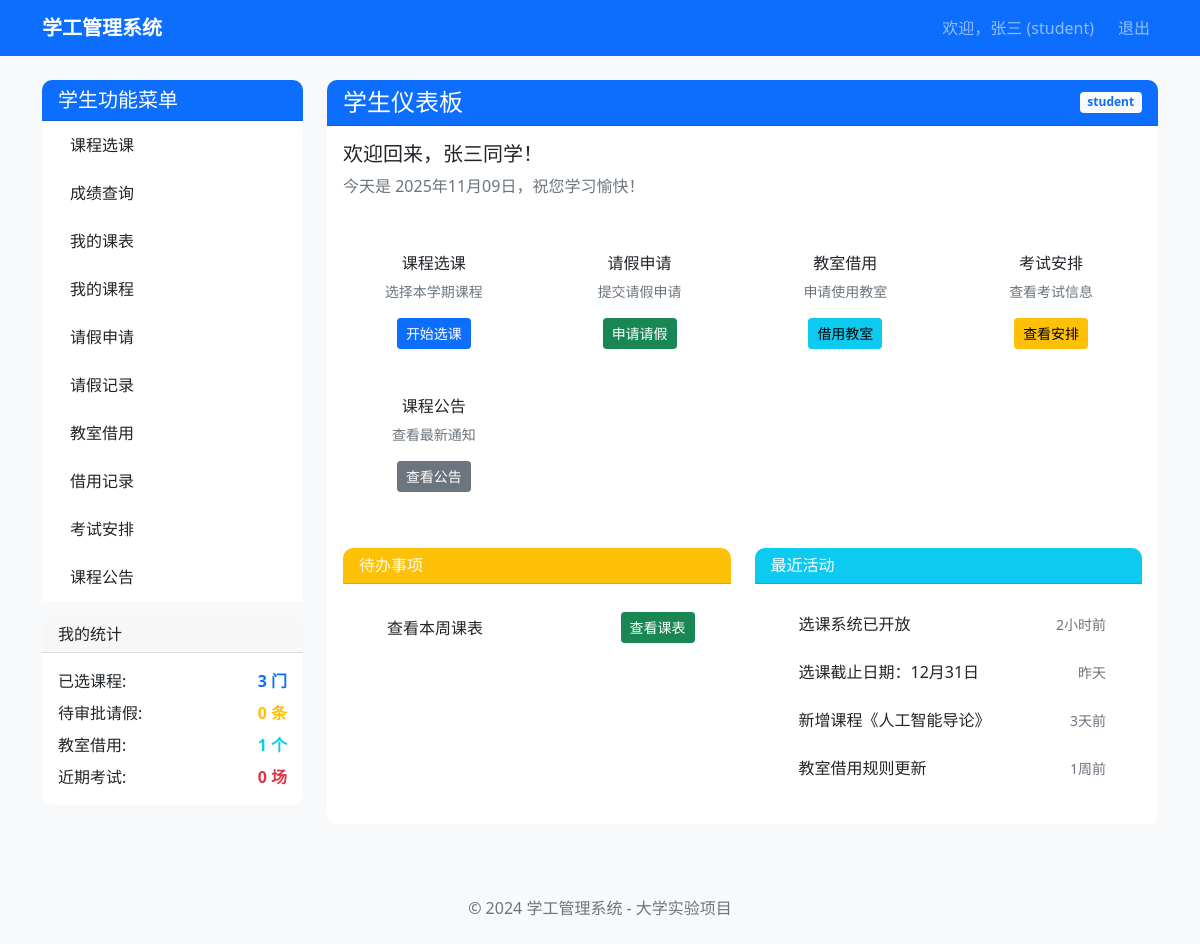
The page /student/dashboard (signed in) on the database its author committed.
### models.py (models this page shows, shortened)
class User(UserMixin, db.Model):
    __tablename__ = 'users'
    id = db.Column(db.Integer, primary_key=True)
    username = db.Column(db.String(64), unique=True, nullable=False, index=True)
    email = db.Column(db.String(120), unique=True, nullable=False, index=True)
    password_hash = db.Column(db.String(128))
    role = db.Column(db.String(20), nullable=False)  # student, teacher, counselor
    real_name = db.Column(db.String(64), nullable=False)
    class_id = db.Column(db.Integer, db.ForeignKey('classes.id'))
    created_at = db.Column(db.DateTime, default=datetime.utcnow)
    def is_student(self):
        return self.role == 'student'

### routes/student.py (the view)
@student_bp.route('/dashboard')
@login_required
def dashboard():
    if not current_user.is_student():
        flash('无权访问此页面', 'danger')
        return redirect(url_for('auth.login'))
    user_info = {
        'name': current_user.real_name,
        'role': current_user.role,
        'username': current_user.username
    }
    try:
        selected_courses_count = SelectedCourse.query.filter_by(student_id=current_user.id).count()
    except:
        selected_courses_count = 0
    try:
        pending_leaves_count = LeaveApplication.query.filter_by(
            student_id=current_user.id,
            status='pending'
        ).count()
    except:
        pending_leaves_count = 0
    try:
        active_bookings_count = ClassroomBooking.query.filter_by(
            student_id=current_user.id
        ).filter(
            ClassroomBooking.status.in_(['pending', 'approved'])
        ).count()
    except:
        active_bookings_count = 0
    try:
        upcoming_exams_count = Exam.query.filter_by(
            class_id=current_user.class_id
        ).filter(
            Exam.exam_time >= datetime.now(),
            Exam.exam_time <= datetime.now() + timedelta(days=7)
        ).count()
    except:
        upcoming_exams_count = 0
    try:
        seven_days_ago = datetime.now() - timedelta(days=7)
        unread_announcements_count = Announcement.query.join(
            SelectedCourse, Announcement.course_id == SelectedCourse.course_id
        ).filter(
            SelectedCourse.student_id == current_user.id,
            Announcement.created_at >= seven_days_ago
        ).count()
    except:
        unread_announcements_count = 0
    return render_template('student/dashboard.html',
                           title='学生仪表板',
                           user=user_info,
                           selected_courses_count=selected_courses_count,
                           pending_leaves_count=pending_leaves_count,
                           active_bookings_count=active_bookings_count,
                           upcoming_exams_count=upcoming_exams_count,
                           now=datetime.now())

### templates/student/dashboard.html (shortened to what this page needs)
{% extends "base.html" %}
{% block content %}
<div class="row">
    <div class="col-md-3">
        <div class="card">
            <div class="card-header bg-primary text-white">
                <h5 class="mb-0">学生功能菜单</h5>
            </div>
            <div class="card-body p-0">
                <div class="list-group list-group-flush">
                    <a href="{{ url_for('student.course_selection') }}" class="list-group-item list-group-item-action">
                        课程选课
                    </a>
                    <a href="{{ url_for('student.grades') }}" class="list-group-item list-group-item-action">
                        成绩查询
                    </a>
                    <a href="{{ url_for('student.schedule') }}" class="list-group-item list-group-item-action">
                        我的课表
                    </a>
                    <a href="{{ url_for('student.my_courses') }}" class="list-group-item list-group-item-action">
                        我的课程
                    </a>
                    <a href="{{ url_for('student.leave_apply') }}" class="list-group-item list-group-item-action">
                        请假申请
                    </a>
                    <a href="{{ url_for('student.leave_records') }}" class="list-group-item list-group-item-action">
                        请假记录
                    </a>
                    <a href="{{ url_for('student.classroom_booking') }}" class="list-group-item list-group-item-action">
                        教室借用
                    </a>
                    <a href="{{ url_for('student.booking_records') }}" class="list-group-item list-group-item-action">
                        借用记录
                    </a>
                    <a href="{{ url_for('student.exam_schedule') }}" class="list-group-item list-group-item-action">
                        考试安排
                    </a>
                    <a href="{{ url_for('student.course_announcements') }}" class="list-group-item list-group-item-action">
                        课程公告
                    </a>
                </div>
            </div>
        </div>
        <div class="card mt-3">
            <div class="card-header">
                <h6 class="mb-0">我的统计</h6>
            </div>
            <div class="card-body">
                <div class="d-flex justify-content-between mb-2">
                    <span>已选课程:</span>
                    <strong class="text-primary">{{ selected_courses_count }} 门</strong>
                </div>
                <div class="d-flex justify-content-between mb-2">
                    <span>待审批请假:</span>
                    <strong class="text-warning">{{ pending_leaves_count }} 条</strong>
                </div>
                <div class="d-flex justify-content-between mb-2">
                    <span>教室借用:</span>
                    <strong class="text-info">{{ active_bookings_count }} 个</strong>
                </div>
                <div class="d-flex justify-content-between">
                    <span>近期考试:</span>
                    <strong class="text-danger">{{ upcoming_exams_count }} 场</strong>
                </div>
            </div>
        </div>
    </div>
    <div class="col-md-9">
        <div class="card">
            <div class="card-header d-flex justify-content-between align-items-center bg-primary text-white">
                <h4 class="mb-0">{{ title }}</h4>
                <span class="badge bg-light text-primary">{{ user.role }}</span>
            </div>
            <div class="card-body">
                <div class="row mb-4">
                    <div class="col-12">
                        <h5>欢迎回来，{{ user.name }}同学！</h5>
                        <p class="text-muted">今天是 {{ now.strftime('%Y年%m月%d日') }}，祝您学习愉快！</p>
                    </div>
                </div>
                <div class="row mb-4">
                    <div class="col-md-3 mb-3">
                        <div class="card text-center h-100 border-primary">
                            <div class="card-body">
                                <h6>课程选课</h6>
                                <p class="text-muted small">选择本学期课程</p>
                                <a href="{{ url_for('student.course_selection') }}" class="btn btn-primary btn-sm">开始选课</a>
                            </div>
                        </div>
                    </div>
                    <div class="col-md-3 mb-3">
                        <div class="card text-center h-100 border-success">
                            <div class="card-body">
                                <h6>请假申请</h6>
                                <p class="text-muted small">提交请假申请</p>
                                <a href="{{ url_for('student.leave_apply') }}" class="btn btn-success btn-sm">申请请假</a>
                            </div>
                        </div>
                    </div>
                    <div class="col-md-3 mb-3">
                        <div class="card text-center h-100 border-info">
                            <div class="card-body">
                                <h6>教室借用</h6>
                                <p class="text-muted small">申请使用教室</p>
                                <a href="{{ url_for('student.classroom_booking') }}" class="btn btn-info btn-sm">借用教室</a>
                            </div>
                        </div>
                    </div>
                    <div class="col-md-3 mb-3">
                        <div class="card text-center h-100 border-warning">
                            <div class="card-body">
                                <h6>考试安排</h6>
                                <p class="text-muted small">查看考试信息</p>
                                <a href="{{ url_for('student.exam_schedule') }}" class="btn btn-warning btn-sm">查看安排</a>
                            </div>
                        </div>
                    </div>
                    <div class="col-md-3 mb-3">
                        <div class="card text-center h-100 border-secondary">
                            <div class="card-body">
                                <h6>课程公告</h6>
                                <p class="text-muted small">查看最新通知</p>
                                <a href="{{ url_for('student.course_announcements') }}" class="btn btn-secondary btn-sm">查看公告</a>
                            </div>
                        </div>
                    </div>
                </div>
                <div class="row">
                    <div class="col-md-6">
                        <div class="card">
                            <div class="card-header bg-warning text-white">
                                <h6 class="mb-0">待办事项</h6>
                            </div>
                            <div class="card-body">
                                <div class="list-group list-group-flush">
                                    <div class="list-group-item d-flex justify-content-between align-items-center">
                                        <div>
                                            <span>查看本周课表</span>
                                        </div>
                                        <a href="{{ url_for('student.schedule') }}" class="btn btn-success btn-sm">查看课表</a>
                                    </div>
                                </div>
                            </div>
                        </div>
                    </div>
                    <div class="col-md-6">
                        <div class="card">
                            <div class="card-header bg-info text-white">
                                <h6 class="mb-0">最近活动</h6>
                            </div>
                            <div class="card-body">
                                <div class="list-group list-group-flush">
                                    <div class="list-group-item d-flex justify-content-between align-items-center">
                                        <div>
                                            <span>选课系统已开放</span>
                                        </div>
                                        <small class="text-muted">2小时前</small>
                                    </div>
                                    <div class="list-group-item d-flex justify-content-between align-items-center">
                                        <div>
                                            <span>选课截止日期：12月31日</span>
                                        </div>
                                        <small class="text-muted">昨天</small>
                                    </div>
                                    <div class="list-group-item d-flex justify-content-between align-items-center">
                                        <div>
                                            <span>新增课程《人工智能导论》</span>
                                        </div>
                                        <small class="text-muted">3天前</small>
                                    </div>
                                    <div class="list-group-item d-flex justify-content-between align-items-center">
                                        <div>
                                            <span>教室借用规则更新</span>
                                        </div>
                                        <small class="text-muted">1周前</small>
                                    </div>
                                </div>
                            </div>
                        </div>
                    </div>
                </div>
            </div>
        </div>
    </div>
</div>
{% endblock %}

### templates/base.html (shortened to what this page needs)
<!DOCTYPE html>
<html lang="zh-CN">
<head>
    <link href="https://cdn.jsdelivr.net/npm/bootstrap@5.1.3/dist/css/bootstrap.min.css" rel="stylesheet">
    <link href="{{ url_for('static', filename='css/style.css') }}" rel="stylesheet">
</head>
<body>
    <nav class="navbar navbar-expand-lg navbar-dark bg-primary">
        <div class="container">
            <a class="navbar-brand" href="{{ url_for('index') }}">学工管理系统</a>
            {% if current_user.is_authenticated %}
            <div class="navbar-nav ms-auto">
                <span class="navbar-text me-3">
                    欢迎，{{ current_user.real_name }} ({{ current_user.role }})
                </span>
                <a class="nav-link" href="{{ url_for('auth.logout') }}">退出</a>
            </div>
            {% endif %}
        </div>
    </nav>
    <main class="container mt-4">
        {% block content %}{% endblock %}
    </main>
    <footer class="bg-light mt-5 py-4">
        <div class="container text-center">
            <span class="text-muted">© 2024 学工管理系统 - 大学实验项目</span>
        </div>
    </footer>
</body>
</html>

### static/css/style.css (style rules this page uses)
body { background-color: #f8f9fa; }
.card { border: none; border-radius: 10px; }
.card-header { border-radius: 10px 10px 0 0 !important; }
.navbar-brand { font-weight: bold; }
.list-group-item { border: none; padding: 12px 20px; }

### rows shown on the page
User: real_name "张三", role "student", name "张三"

### other values the page prints
{{ selected_courses_count }} "3"
{{ pending_leaves_count }} "0"
{{ active_bookings_count }} "1"
{{ upcoming_exams_count }} "0"
{{ title }} "学生仪表板"
